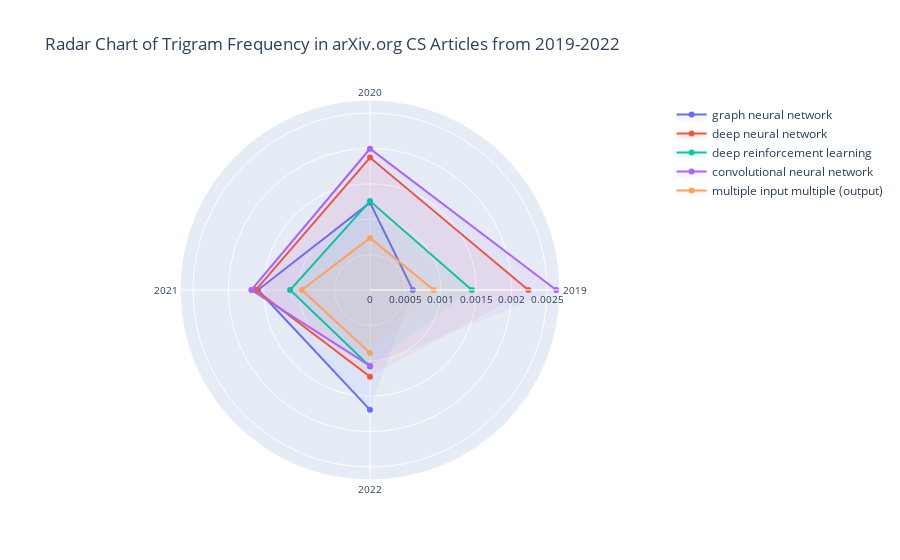

Here is the notebook cell this chart was saved with:
### Code cell
import pandas as pd
import plotly.graph_objects as go

# Extract the data for the first 10 trigrams and the years 2018-2022
trigrams = table_freq['Trigram'][:5]
years = ['2019', '2020', '2021', '2022']
data = table_freq.set_index('Trigram').loc[trigrams, years]

# Define the colors for each trigram
colors = ['#636EFA', '#EF553B', '#00CC96', '#AB63FA', '#FFA15A']

# Create a go.Figure() object
fig = go.Figure()

# Create a loop to add a trace for each trigram
for i, trigram in enumerate(trigrams):
    color = colors[i]
    fillcolor = f"rgba({str(int(color[1:3], 16))}, {str(int(color[3:5], 16))}, {str(int(color[5:7], 16))}, 0.07)"
    fig.add_trace(go.Scatterpolar(
        r=data.loc[trigram],
        theta=years,
        fill='toself',
        fillcolor=fillcolor,
        line=dict(color=color, width=2),
        name=trigram
    ))

# Set the layout of the figure
fig.update_layout(
    title='Radar Chart of Trigram Frequency in arXiv.org CS Articles from 2019-2022',
    polar=dict(
        radialaxis=dict(
            tickfont=dict(size=10)
        ),
        angularaxis=dict(
            tickfont=dict(size=10)
        )
    )
)

fig.show()
#py.plot(fig, filename = 'radar_chart_frequency_2019_2022', auto_open=True)

### Figure 1 — Plotly figure (JSON) as saved in the notebook; plotly's stock layout.template omitted (floating-point values rounded to 4 significant figures)
{"data": [{"fill": "toself", "fillcolor": "rgba(99, 110, 250, 0.07)", "line": {"color": "#636EFA", "width": 2}, "name": "graph neural network", "r": [0.0006049, 0.001234, 0.001583, 0.001693], "theta": ["2019", "2020", "2021", "2022"], "type": "scatterpolar"}, {"fill": "toself", "fillcolor": "rgba(239, 85, 59, 0.07)", "line": {"color": "#EF553B", "width": 2}, "name": "deep neural network", "r": [0.002236, 0.00187, 0.001614, 0.001225], "theta": ["2019", "2020", "2021", "2022"], "type": "scatterpolar"}, {"fill": "toself", "fillcolor": "rgba(0, 204, 150, 0.07)", "line": {"color": "#00CC96", "width": 2}, "name": "deep reinforcement learning", "r": [0.001438, 0.001255, 0.001128, 0.00108], "theta": ["2019", "2020", "2021", "2022"], "type": "scatterpolar"}, {"fill": "toself", "fillcolor": "rgba(171, 99, 250, 0.07)", "line": {"color": "#AB63FA", "width": 2}, "name": "convolutional neural network", "r": [0.00263, 0.001995, 0.001676, 0.001072], "theta": ["2019", "2020", "2021", "2022"], "type": "scatterpolar"}, {"fill": "toself", "fillcolor": "rgba(255, 161, 90, 0.07)", "line": {"color": "#FFA15A", "width": 2}, "name": "multiple input multiple (output)", "r": [0.0009006, 0.0007361, 0.0009634, 0.0008897], "theta": ["2019", "2020", "2021", "2022"], "type": "scatterpolar"}], "layout": {"polar": {"angularaxis": {"tickfont": {"size": 10}}, "radialaxis": {"tickfont": {"size": 10}}}, "title": {"text": "Radar Chart of Trigram Frequency in arXiv.org CS Articles from 2019-2022"}}}
